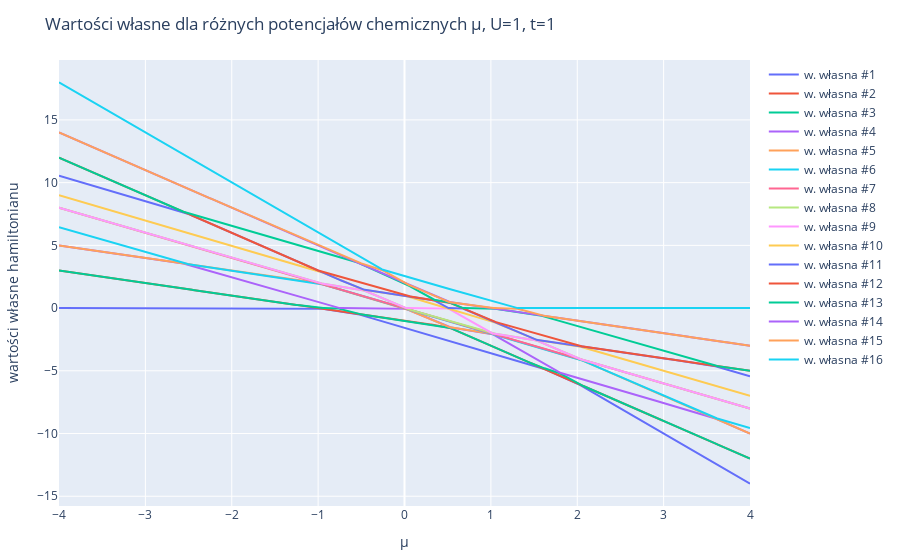

Here is the notebook cell this chart was saved with:
### Code cell
pot_max = 4
pot_step = 0.01
potentials = collect(-pot_max:pot_step:pot_max)
eigs_mat_orig = reduce(hcat,[real(eigvals(get_hamiltonian(states, U, t, pot, next, N))) for pot in potentials])'
eigs_mat = [eigs_mat_orig[:,i] for i in 1:size(eigs_mat_orig,2)]
layout = Layout(
    title="Wartości własne dla różnych potencjałów chemicznych μ, U=$U, t=$t",
    xaxis_title="μ",
    yaxis_title="wartości własne hamiltonianu",
)
pl = plot([scatter(x=potentials, y=eig, name="w. własna #$no") for (eig, no) in zip(eigs_mat, 1:(2N)^2)], layout)

### Figure 1 — Plotly figure (JSON) as saved in the notebook; plotly's stock layout.template omitted (floating-point values rounded to 4 significant figures; data arrays with more than 128 entries replaced by an {"elided": "..."} marker saying what was removed)
{"data": [{"name": "w. własna #1", "type": "scatter", "x": {"elided": "801 float values"}, "y": {"elided": "801 float values"}}, {"name": "w. własna #2", "type": "scatter", "x": {"elided": "801 float values"}, "y": {"elided": "801 float values"}}, {"name": "w. własna #3", "type": "scatter", "x": {"elided": "801 float values"}, "y": {"elided": "801 float values"}}, {"name": "w. własna #4", "type": "scatter", "x": {"elided": "801 float values"}, "y": {"elided": "801 float values"}}, {"name": "w. własna #5", "type": "scatter", "x": {"elided": "801 float values"}, "y": {"elided": "801 float values"}}, {"name": "w. własna #6", "type": "scatter", "x": {"elided": "801 float values"}, "y": {"elided": "801 float values"}}, {"name": "w. własna #7", "type": "scatter", "x": {"elided": "801 float values"}, "y": {"elided": "801 float values"}}, {"name": "w. własna #8", "type": "scatter", "x": {"elided": "801 float values"}, "y": {"elided": "801 float values"}}, {"name": "w. własna #9", "type": "scatter", "x": {"elided": "801 float values"}, "y": {"elided": "801 float values"}}, {"name": "w. własna #10", "type": "scatter", "x": {"elided": "801 float values"}, "y": {"elided": "801 float values"}}, {"name": "w. własna #11", "type": "scatter", "x": {"elided": "801 float values"}, "y": {"elided": "801 float values"}}, {"name": "w. własna #12", "type": "scatter", "x": {"elided": "801 float values"}, "y": {"elided": "801 float values"}}, {"name": "w. własna #13", "type": "scatter", "x": {"elided": "801 float values"}, "y": {"elided": "801 float values"}}, {"name": "w. własna #14", "type": "scatter", "x": {"elided": "801 float values"}, "y": {"elided": "801 float values"}}, {"name": "w. własna #15", "type": "scatter", "x": {"elided": "801 float values"}, "y": {"elided": "801 float values"}}, {"name": "w. własna #16", "type": "scatter", "x": {"elided": "801 float values"}, "y": {"elided": "801 float values"}}], "layout": {"margin": {"b": 50, "l": 50, "r": 50, "t": 60}, "title": "Wartości własne dla różnych potencjałów chemicznych μ, U=1, t=1", "xaxis": {"title": {"text": "μ"}}, "yaxis": {"title": {"text": "wartości własne hamiltonianu"}}}}
